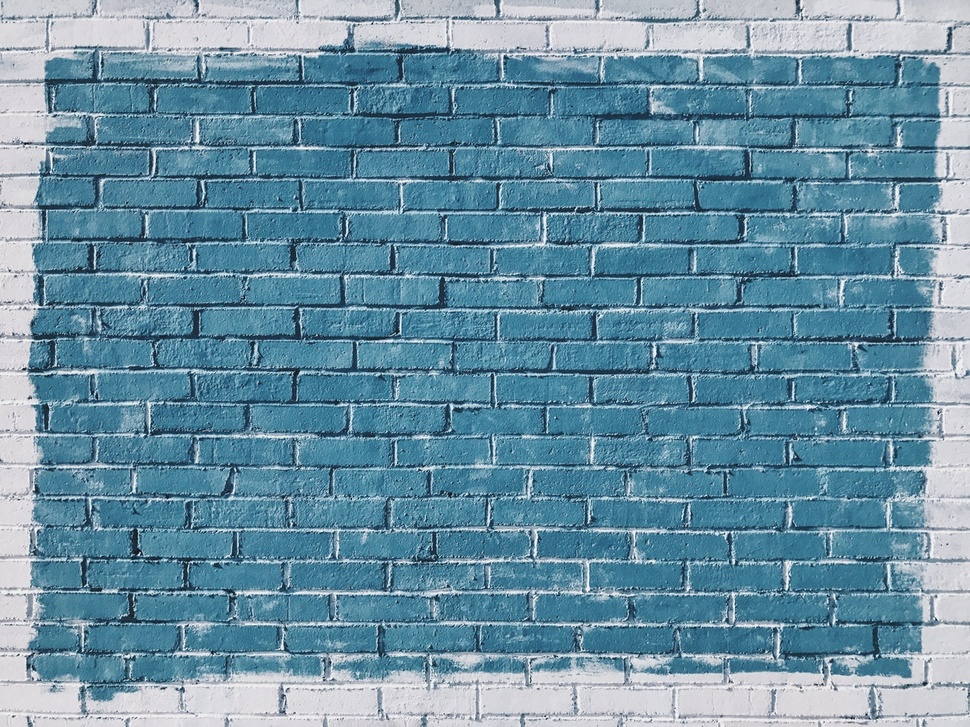
#> input picture image/bricks.jpg, 970 x 727 px, shrunk from 1267 x 950 before the run, given in place of the camera
$ python cartoonize_live_video.py
#> lines starting #> are read from the running program, lines starting #| are printed output that depends on the picture
import cv2

def functioncall(x):
    print(x)

cap = cv2.VideoCapture(0)

cv2.namedWindow('cartoon')
cv2.createTrackbar('C-edge','cartoon',-20,20,functioncall)
cv2.createTrackbar('filter','cartoon',100,500,functioncall)
cv2.createTrackbar('Block size','cartoon',3,40,functioncall)

#blurred = cv2.medianBlur(img_gray,5) #reducing noise, before applying threshold

while 1:
    ret,frame = cap.read()
#> frame is the input picture: shape (727, 970, 3); mean B, G, R 163.5, 144, 104.9
    frame_gray = cv2.cvtColor(frame,cv2.COLOR_RGB2GRAY)
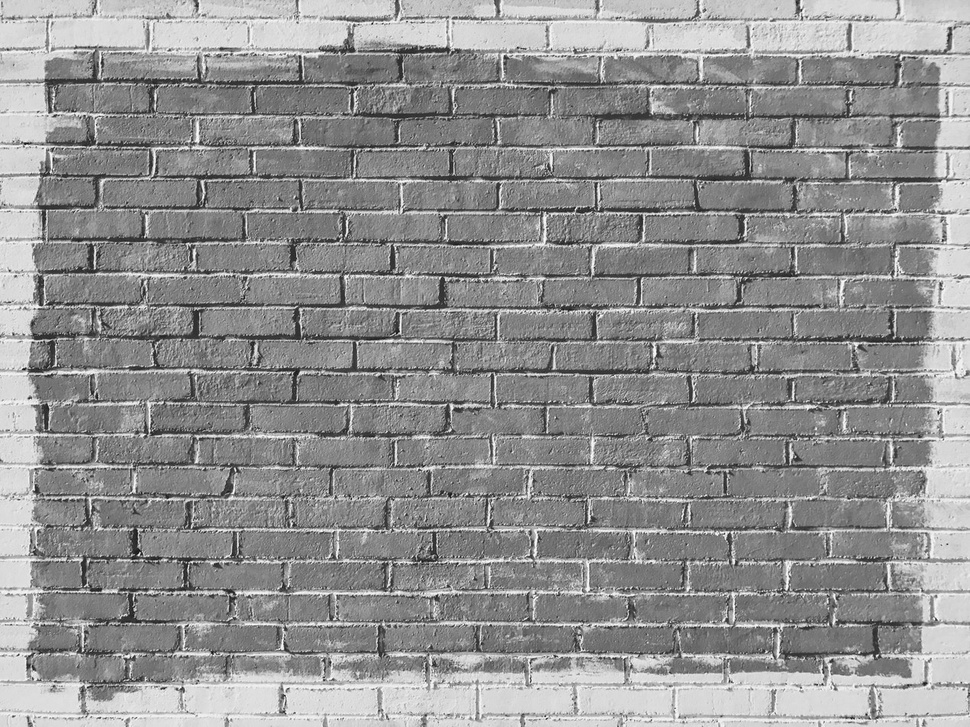
#> frame_gray: shape (727, 970); min 10, max 255, mean 145.4

    Cedge = cv2.getTrackbarPos('C-edge','cartoon')
    filter = cv2.getTrackbarPos('filter','cartoon') #value for sigmaColor and sigmaSpace
    block_size = cv2.getTrackbarPos('Block size','cartoon')
    #since adaptive thresold function accepts only odd block size
    value_BSize = max(3,block_size)
    if (value_BSize % 2 == 0):
        value_BSize  += 1

    blurred = cv2.medianBlur(frame_gray,5)
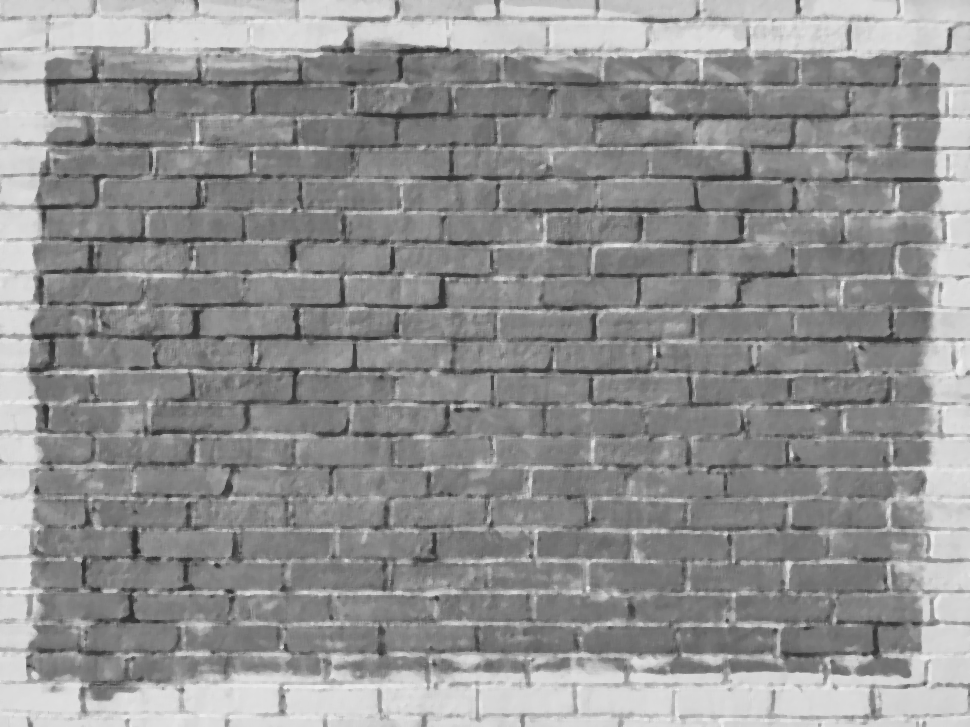
#> blurred: shape (727, 970); min 37, max 238, mean 144.8
    edge = cv2.adaptiveThreshold(blurred,255,cv2.ADAPTIVE_THRESH_MEAN_C,cv2.THRESH_BINARY,value_BSize,Cedge)
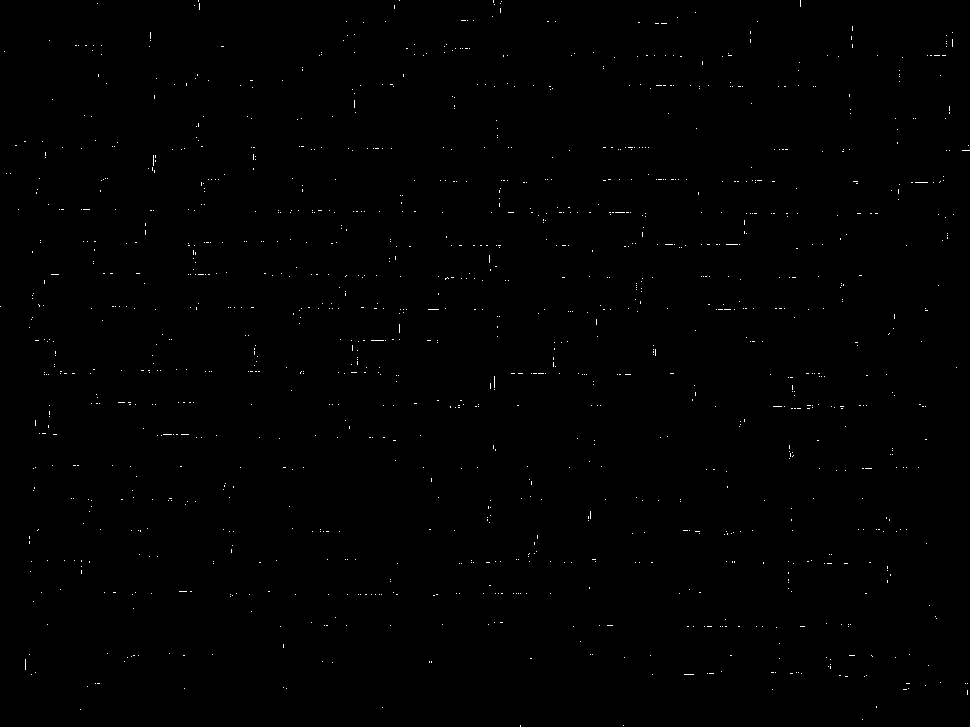
#> edge: shape (727, 970); 0.31% white in thin lines or dots
    img_color = cv2.bilateralFilter(frame,9,filter,filter)
    cartoon = cv2.bitwise_and(img_color,img_color,mask=edge)

    cv2.imshow('cartoon',cartoon)
    if cv2.waitKey(1) & 0xFF == 27:
#> (key Esc is pressed here)
        break
cap.release()
cv2.destroyAllWindows()
